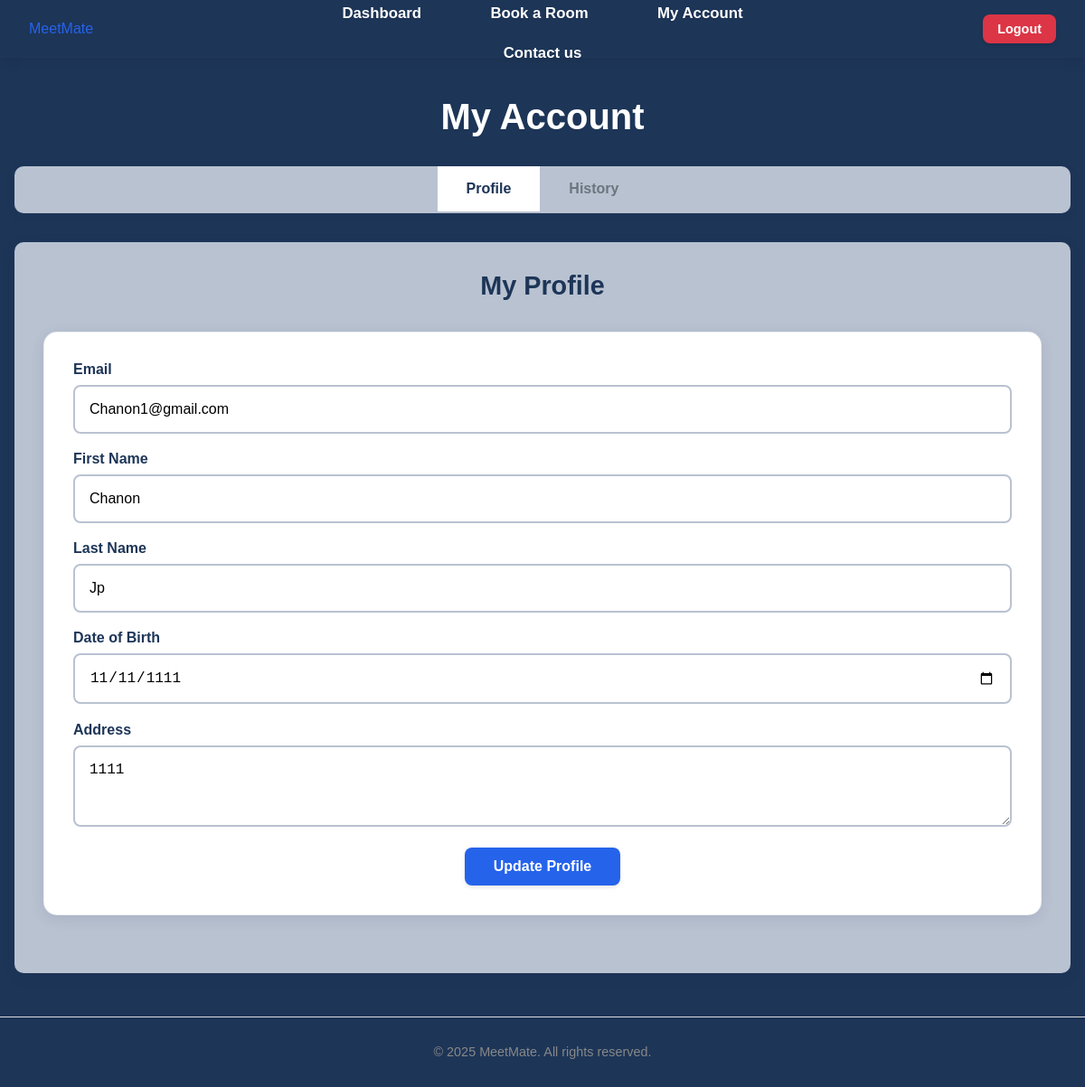
Screenshot of /my_account (signed in) with the database file from the repository.
### tables this page shows
CREATE TABLE users (
                id INTEGER PRIMARY KEY AUTOINCREMENT,
                username TEXT NOT NULL UNIQUE,
                email TEXT NOT NULL UNIQUE,
                password TEXT NOT NULL,
                firstname TEXT,
                lastname TEXT,
                dob TEXT,
                address TEXT,
                role TEXT DEFAULT 'user'
            );

### app.py (the view, shortened to what this page needs)
@app.route('/my_account', methods=['GET', 'POST'])
@login_required
def my_account():
    connection = get_database_connection()
    cursor = connection.cursor()
    user_id = session['user_id']
    user = get_user_by_id(user_id)
    if not user:
        flash('User not found', 'error')
        return redirect(url_for('logout'))
    now = datetime.now()
    current_date = now.date()
    current_time = now.time()
    from datetime import date, timedelta
    today = date.today()
    today_str = today.strftime('%Y-%m-%d')
    today_date = today.strftime('%B %d, %Y')
    tomorrow = today + timedelta(days=1)
    next_week = today + timedelta(days=7)
    tomorrow_str = tomorrow.strftime('%Y-%m-%d')
    next_week_str = next_week.strftime('%Y-%m-%d')
    cursor.execute('''
        SELECT
            b.id,
            b.date,
            b.time_start,
            b.time_end,
            b.notes,
            r.name as room_name,
            r.location as room_location
        FROM bookings b
        JOIN rooms r ON b.room_id = r.id
        WHERE b.user_id = ? AND b.date = ?
        ORDER BY b.time_start
    ''', (user_id, today_str))
    user_today_bookings = []
    for row in cursor.fetchall():
        booking = dict(row)
        booking_date = date.fromisoformat(booking['date'])
        booking_start_time = time.fromisoformat(booking['time_start'] + ':00' if len(booking['time_start']) == 5 else booking['time_start'])
        if booking_date == current_date:
            booking['can_cancel'] = current_time < booking_start_time
            booking['status'] = 'Complete' if current_time >= booking_start_time else None
        else:
            booking['can_cancel'] = True
            booking['status'] = None
        user_today_bookings.append(booking)
    cursor.execute('''
        SELECT
            b.id,
            b.date,
            b.time_start,
            b.time_end,
            b.notes,
            r.name as room_name,
            r.location as room_location
        FROM bookings b
        JOIN rooms r ON b.room_id = r.id
        WHERE b.user_id = ? AND b.date >= ? AND b.date <= ?
        ORDER BY b.date, b.time_start
        LIMIT 10
    ''', (user_id, tomorrow_str, next_week_str))
    user_upcoming_bookings = []
    for row in cursor.fetchall():
        booking = dict(row)
        booking_date = date.fromisoformat(booking['date'])
        booking['formatted_date'] = booking_date.strftime('%a, %b %d')
        booking['can_cancel'] = True
        booking['status'] = None
        user_upcoming_bookings.append(booking)
    user_bookings = get_user_bookings(user_id)
    for booking in user_bookings:
        booking_date = date.fromisoformat(booking['date'])
        booking_start_time = time.fromisoformat(booking['time_start'] + ':00' if len(booking['time_start']) == 5 else booking['time_start'])
        if booking_date > current_date:
            booking['can_cancel'] = True
            booking['status'] = 'Confirmed'
        elif booking_date == current_date:
            booking['can_cancel'] = current_time < booking_start_time
            booking['status'] = 'Complete' if current_time >= booking_start_time else 'Confirmed'
        else:
            booking['can_cancel'] = False
            booking['status'] = 'Complete'
    connection.close()
    return render_template('my_account.html',
                         user=user,
                         today_date=today_date,
                         user_today_bookings=user_today_bookings,
                         user_upcoming_bookings=user_upcoming_bookings,
                         bookings=user_bookings)

### app.py (called while the page is built)
def get_database_path():
    app_directory = app.root_path
    instance_directory = os.path.join(app_directory, 'instance')
    os.makedirs(instance_directory, exist_ok=True)
    database_path = os.path.join(instance_directory, 'meetmate.db')
    return database_path

def get_database_connection():
    db_path = get_database_path()
    connection = sqlite3.connect(db_path)
    connection.row_factory = sqlite3.Row
    return connection

def get_user_by_id(user_id):
    connection = get_database_connection()
    cursor = connection.cursor()
    cursor.execute("SELECT * FROM users WHERE id = ?", (user_id,))
    user = cursor.fetchone()
    connection.close()
    if user:
        return dict(user)
    return None

def get_user_bookings(user_id):
    connection = get_database_connection()
    cursor = connection.cursor()
    cursor.execute('''
        SELECT
            b.id,
            b.date,
            b.time_start,
            b.time_end,
            b.notes,
            r.name as room_name,
            r.location as room_location
        FROM bookings b
        JOIN rooms r ON b.room_id = r.id
        WHERE b.user_id = ?
        ORDER BY b.date, b.time_start
    ''', (user_id,))
    bookings = cursor.fetchall()
    connection.close()
    return [dict(booking) for booking in bookings]

def login_required(f):
    @wraps(f)
    def decorated_function(*args, **kwargs):
        if 'user_id' not in session:
            flash('Please login to access this page', 'error')
            return redirect(url_for('login'))
        user = get_user_by_id(session['user_id'])
        if not user:
            session.clear()
            flash('Your account is no longer valid. Please login again.', 'warning')
            return redirect(url_for('login'))
        return f(*args, **kwargs)
    return decorated_function

### templates/my_account.html (shortened to what this page needs)
{% extends "base.html" %}
{% block content %}
<div class="admin-dashboard">
    <h1>My Account</h1>
      <div class="admin-tabs">
        <button class="tab-btn active" data-tab="profile-tab">Profile</button>
        <button class="tab-btn" data-tab="history-tab">History</button>
    </div>      <div class="tab-content">
        <div id="profile-tab" class="tab-pane active">
            <div class="section-header">
                <h2>My Profile</h2>
            </div>            <div class="profile-form">
                <form method="POST" action="{{ url_for('my_account') }}" class="form">
                    <div class="form-group">
                        <label for="email">Email</label>
                        <input type="email" id="email" name="email" value="{{ user.email }}" required>
                    </div>
                    <div class="form-group">
                        <label for="firstname">First Name</label>
                        <input type="text" id="firstname" name="firstname" value="{{ user.firstname or '' }}">
                    </div>
                    <div class="form-group">
                        <label for="lastname">Last Name</label>
                        <input type="text" id="lastname" name="lastname" value="{{ user.lastname or '' }}">
                    </div>
                    <div class="form-group">
                        <label for="dob">Date of Birth</label>
                        <input type="date" id="dob" name="dob" value="{{ user.dob or '' }}">
                    </div>
                    <div class="form-group">
                        <label for="address">Address</label>
                        <textarea id="address" name="address" rows="3">{{ user.address or '' }}</textarea>
                    </div>
                    <div class="form-actions">
                        <button type="submit" class="btn btn-primary">Update Profile</button>
                    </div>
                </form>
            </div>
        </div>
    </div>
</div>
{% endblock %}

### static/css/style.css (style rules this page uses)
body { font-family: Arial, sans-serif; color: #333; background-color: #1d3557; margin: 0; padding: 0; }
h1, h2, h3, h4, h5, h6 { margin-bottom: 1rem; font-weight: bold; }
.btn { display: inline-block; padding: 0.75rem 1.5rem; border: none; border-radius: 8px; cursor: pointer; font-size: 1rem; font-weight: 600; text-decoration: none; text-align: center; transition: all 0.3s ease; box-shadow: 0 2px 4px rgba(0, 0, 0, 0.1); }
.btn-primary { background-color: #2563eb; color: white; padding: 0.75rem 2rem; border-radius: 8px; font-weight: 600; border: none; cursor: pointer; text-decoration: none; display: inline-block; font-size: 1rem; transition: all 0.3s ease; }
.form-group label { display: block; margin-bottom: 0.5rem; font-weight: bold; }
.form-group input, .form-group select, .form-group textarea { width: 100%; padding: 0.75rem; border: 1px solid #ddd; border-radius: 4px; font-size: 1rem; box-sizing: border-box; }
.booking-form, .profile-form { background-color: #b9c2d1; padding: 2rem; border-radius: 15px; box-shadow: 0 4px 15px rgba(29, 53, 87, 0.1); margin-bottom: 2rem; border: 1px solid rgba(185, 194, 209, 0.3); }
.admin-dashboard { padding: 0rem 0; background-color: #1d3557; min-height: calc(100vh - 200px); }
.admin-dashboard h1 { color: white; font-size: 2.5rem; font-weight: 700; margin-bottom: 2rem; text-align: center; }
.admin-tabs { margin-bottom: 2rem; border-bottom: 2px solid #b9c2d1; background-color: #b9c2d1; border-radius: 10px; overflow: hidden; box-shadow: 0 2px 10px rgba(29, 53, 87, 0.1); display: flex; justify-content: center; }
.tab-btn { background: #b9c2d1; border: none; padding: 1rem 2rem; cursor: pointer; font-size: 1rem; font-weight: 600; color: #6c757d; transition: all 0.3s ease; }
.tab-btn.active { color: #1d3557; background-color: white; border-bottom-color: #2563eb; }
.tab-content { background-color: #b9c2d1; border-radius: 10px; box-shadow: 0 4px 15px rgba(29, 53, 87, 0.1); overflow: hidden; }
.tab-pane { display: none; padding: 2rem; }
.tab-pane.active { display: block; }
.section-header { margin-bottom: 1rem; text-align: center; border-bottom: 2px solid #b9c2d1; padding-bottom: 1rem; }
.section-header h2 { color: #1d3557; margin: 0; font-size: 1.8rem; font-weight: 600; }
.profile-form { background-color: white; padding: 2rem; border-radius: 15px; box-shadow: 0 4px 15px rgba(29, 53, 87, 0.1); border: 1px solid rgba(185, 194, 209, 0.3); }
.form-group input, .form-group textarea, .form-group select { width: 100%; margin-bottom: 1.2rem; padding: 1rem; border: 2px solid #b9c2d1; border-radius: 8px; font-size: 1rem; background-color: white; }
.form-group label { display: block; margin-bottom: 0.5rem; color: #1d3557; font-weight: 600; }
.form-actions { justify-content: space-between; align-items: center; text-align: center; gap: 1rem; }
.form-actions .btn { padding: 0.75rem 2rem; font-size: 1rem; font-weight: 600; border-radius: 8px; text-decoration: none; display: inline-flex; align-items: center; gap: 0.5rem; transition: all 0.3s ease; box-shadow: 0 2px 4px rgba(0, 0, 0, 0.1); }
.form-actions .btn-primary { background-color: #2563eb; color: white; border: none; }

### rows the page displays
users: email "Chanon1@gmail.com", firstname "Chanon", lastname "Jp", dob "11/11/1111", address "1111"
